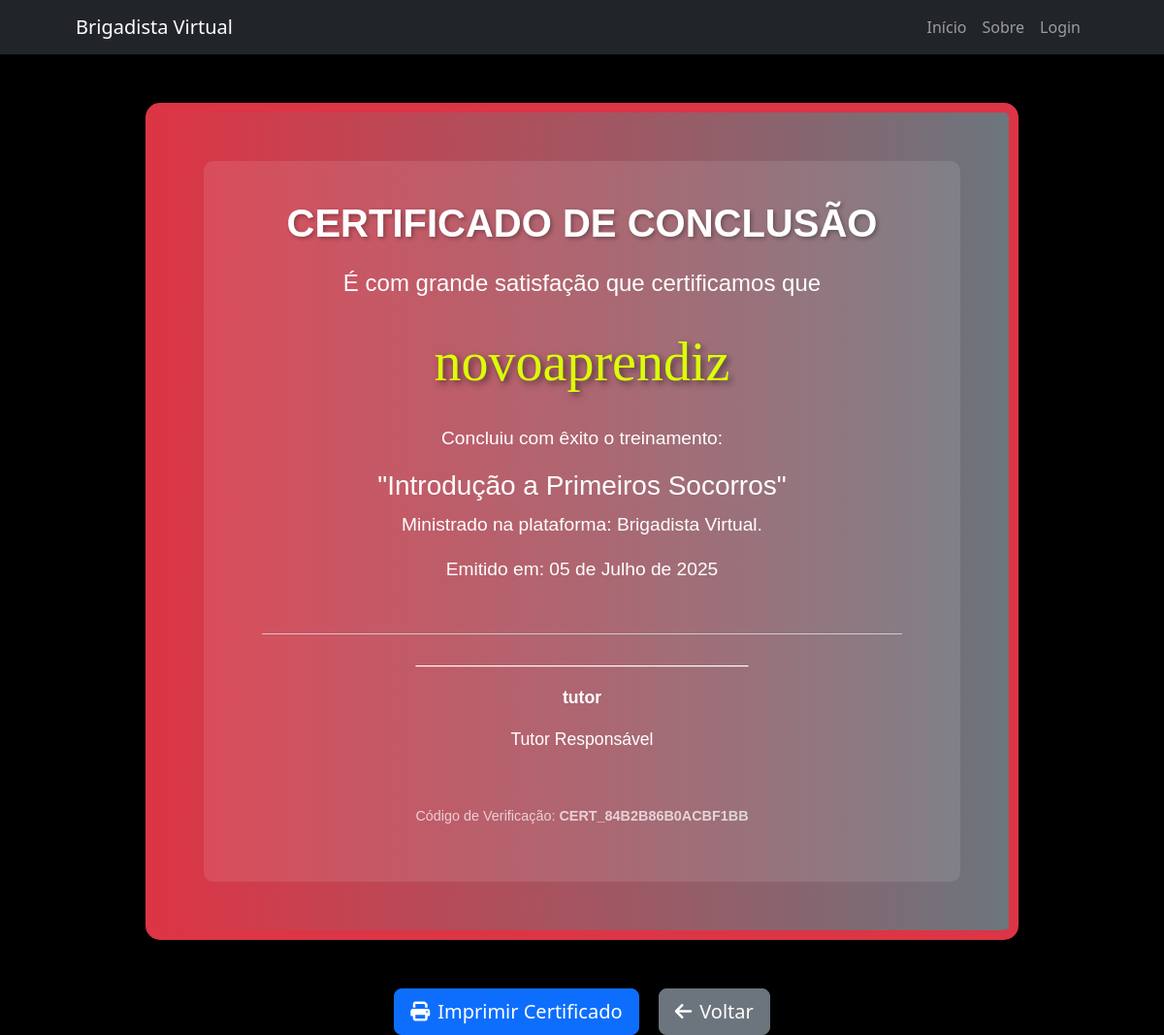
/visualizarCertificado.php?codigo=CERT_84B2B86B0ACBF1BB, run on the app's committed database.
### tables this page shows
CREATE TABLE `certificados` (
  `idCertificado` int(11) NOT NULL,
  `idUsuario` int(11) NOT NULL,
  `idTreinamento` int(11) NOT NULL,
  `dataEmissao` datetime DEFAULT current_timestamp(),
  `idTutorEmissor` int(11) NOT NULL,
  `codigoCertificado` varchar(255) DEFAULT NULL
);

CREATE TABLE `usuarios` (
  `idUsuario` int(11) NOT NULL,
  `nomeUsuario` varchar(100) NOT NULL,
  `emailUsuario` varchar(100) NOT NULL,
  `senhaUsuario` varchar(255) NOT NULL,
  `tipoUsuario` varchar(8) NOT NULL
);

CREATE TABLE `videostreinamento` (
  `idVideo` int(11) NOT NULL,
  `tituloVideo` varchar(255) NOT NULL,
  `descricaoVideo` text DEFAULT NULL,
  `urlVideo` varchar(255) NOT NULL,
  `idUsuario` int(11) DEFAULT NULL,
  `dataAdicao` datetime DEFAULT current_timestamp()
);

### visualizarCertificado.php (the view, shortened to what this page needs)
<?php
include('conexaoBd.php');
$codigoCertificado = $_GET['codigo'] ?? '';
$certificado = null;
if (!empty($codigoCertificado)) {
    $sqlBuscarCertificado = "SELECT c.idCertificado, c.dataEmissao, c.codigoCertificado,
                                  u_ap.nomeUsuario AS nomeAprendiz, u_ap.emailUsuario AS emailAprendiz,
                                  vt.tituloVideo, vt.descricaoVideo,
                                  u_tut.nomeUsuario AS nomeTutor
                           FROM Certificados c
                           JOIN Usuarios u_ap ON c.idUsuario = u_ap.idUsuario
                           JOIN VideosTreinamento vt ON c.idTreinamento = vt.idVideo
                           JOIN Usuarios u_tut ON c.idTutorEmissor = u_tut.idUsuario
                           WHERE c.codigoCertificado = ?";
    $stmt = mysqli_prepare($conn, $sqlBuscarCertificado);
    if ($stmt) {
        mysqli_stmt_bind_param($stmt, 's', $codigoCertificado);
        mysqli_stmt_execute($stmt);
        $resultado = mysqli_stmt_get_result($stmt);
        $certificado = mysqli_fetch_assoc($resultado);
    }
}
include('header.php');
?>
<!DOCTYPE html>
<html lang="pt-BR">
<head>
    <link href="https://cdn.jsdelivr.net/npm/bootstrap@5.3.0/dist/css/bootstrap.min.css" rel="stylesheet">
    <link rel="stylesheet" href="https://cdnjs.cloudflare.com/ajax/libs/font-awesome/6.5.2/css/all.min.css">
    <link href="css/styles.css" rel="stylesheet">
</head>
<body>
    <?php if ($certificado) :  ?>
        <div class="certificate-container">
            <div class="certificate-inner">
                <h1 class="certificate-header">CERTIFICADO DE CONCLUSÃO</h1>
                <p class="certificate-subtitle">É com grande satisfação que certificamos que</p>
                <h2 class="certificate-name"><?php echo htmlspecialchars($certificado['nomeAprendiz']); ?></h2>
                <div class="certificate-body">
                    <p>Concluiu com êxito o treinamento:</p>
                    <h3>"<?php echo htmlspecialchars($certificado['tituloVideo']); ?>"</h3>
                    <p>Ministrado na plataforma: Brigadista Virtual.</p>
                    <?php
                        $dataEmissao = new DateTime($certificado['dataEmissao']);
                        $mesesIngles = array(
                            'January', 'February', 'March', 'April', 'May', 'June',
                            'July', 'August', 'September', 'October', 'November', 'December'
                        );
                        $mesesPortugues = array(
                            'Janeiro', 'Fevereiro', 'Março', 'Abril', 'Maio', 'Junho',
                            'Julho', 'Agosto', 'Setembro', 'Outubro', 'Novembro', 'Dezembro'
                        );
                        $dataEmissaoFormatada = str_replace(
                            $mesesIngles,
                            $mesesPortugues,
                            $dataEmissao->format('d \d\e F \d\e Y')
                        );
                    ?>
                    <p>Emitido em: <?php echo $dataEmissaoFormatada; ?></p>
                </div>
                <div class="certificate-signature">
                    <div class="signature-block">
                        <p>___________________________________</p>
                        <p><strong><?php echo htmlspecialchars($certificado['nomeTutor']); ?></strong></p>
                        <p>Tutor Responsável</p>
                    </div>
                </div>
                <p class="certificate-code-display">Código de Verificação: <strong><?php echo htmlspecialchars($certificado['codigoCertificado']); ?></strong></p>
            </div>
        </div>
        <div class="print-button-container">
            <button onclick="window.print()" class="btn btn-primary btn-lg"><i class="fas fa-print me-2"></i>Imprimir Certificado</button>
            <a href="index.php" class="btn btn-secondary btn-lg ms-3"><i class="fas fa-arrow-left me-2"></i>Voltar</a>
        </div>
    <?php endif; ?>
</body>
</html>

### visualizarCertificado.php (style rules this page uses)
body { background-color: #f8f9fa; }
.certificate-container { font-family: 'Arial', sans-serif; background: linear-gradient(to right, #dc3545, #6c757d); padding: 50px; margin: 50px auto; max-width: 900px; border-radius: 15px; box-shadow: 0 0 20px rgba(0, 0, 0, 0.5); color: #fff; position: relative; overflow: hidden; border: 10px solid #dc3545; }
.certificate-inner { background-color: rgba(255, 255, 255, 0.1); padding: 40px; border-radius: 10px; text-align: center; }
.certificate-header { font-size: 2.5em; font-weight: bold; margin-bottom: 20px; text-shadow: 2px 2px 4px rgba(0,0,0,0.3); }
.certificate-subtitle { font-size: 1.5em; margin-bottom: 30px; }
.certificate-name { font-size: 3.5em; font-family: 'Brush Script MT', cursive; margin: 30px 0; color:rgb(218, 255, 7); text-shadow: 3px 3px 6px rgba(0,0,0,0.5); }
.certificate-body p { font-size: 1.2em; line-height: 1.6; }
.certificate-signature { margin-top: 50px; display: flex; justify-content: space-around; align-items: flex-end; font-size: 1.1em; }
.signature-block { text-align: center; border-top: 1px solid #ccc; padding-top: 10px; flex-grow: 1; margin: 0 20px; }
.certificate-code-display { margin-top: 40px; font-size: 0.9em; color: rgba(255, 255, 255, 0.7); }
.print-button-container { text-align: center; margin-top: 20px; }

### data on the page
certificados: idUsuario.nomeUsuario "novoaprendiz", idTreinamento.tituloVideo "Introdução a Primeiros Socorros", dataEmissao "05 de Julho de 2025", idTutorEmissor.nomeUsuario "tutor", codigoCertificado "CERT_84B2B86B0ACBF1BB"
